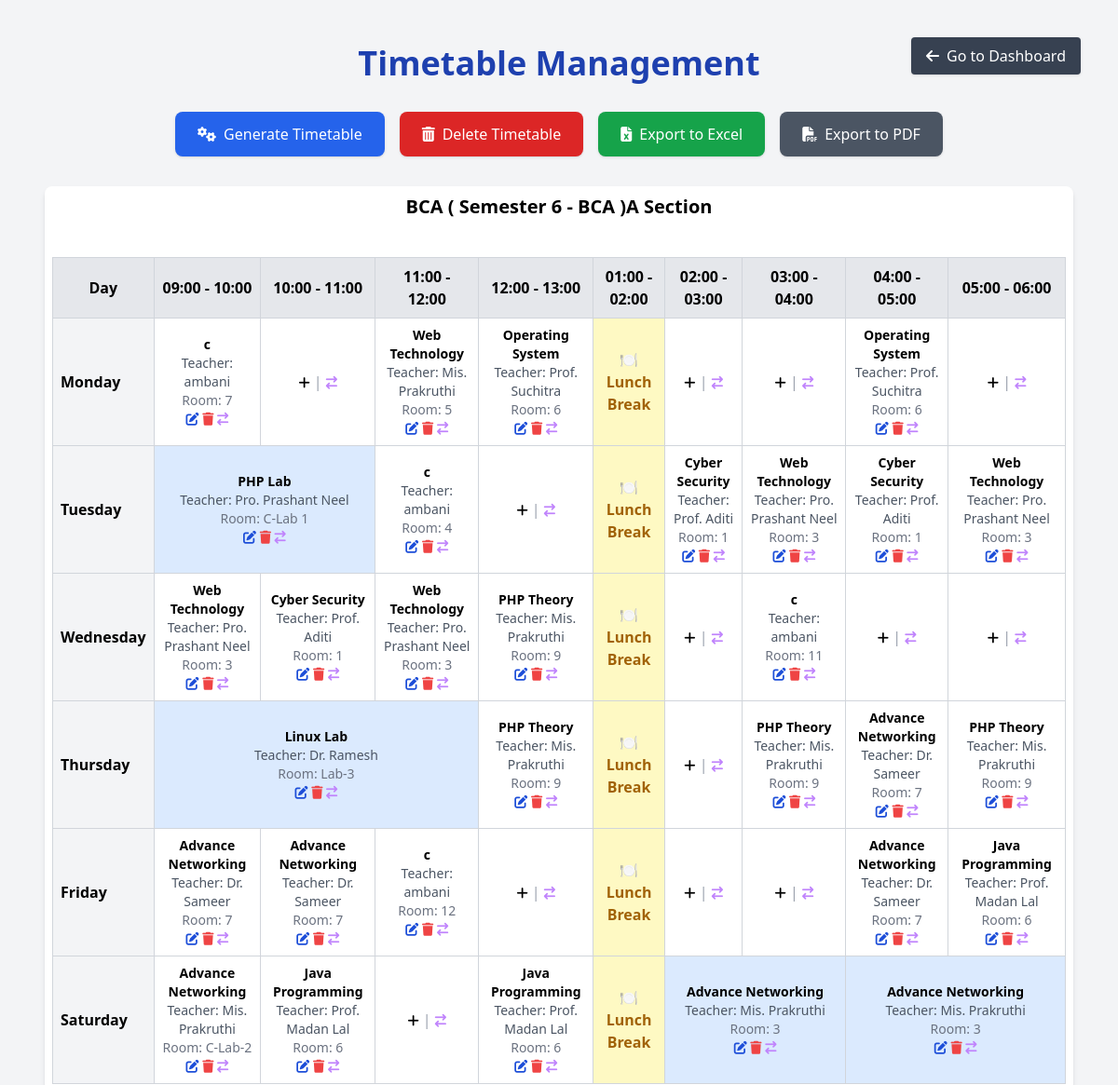
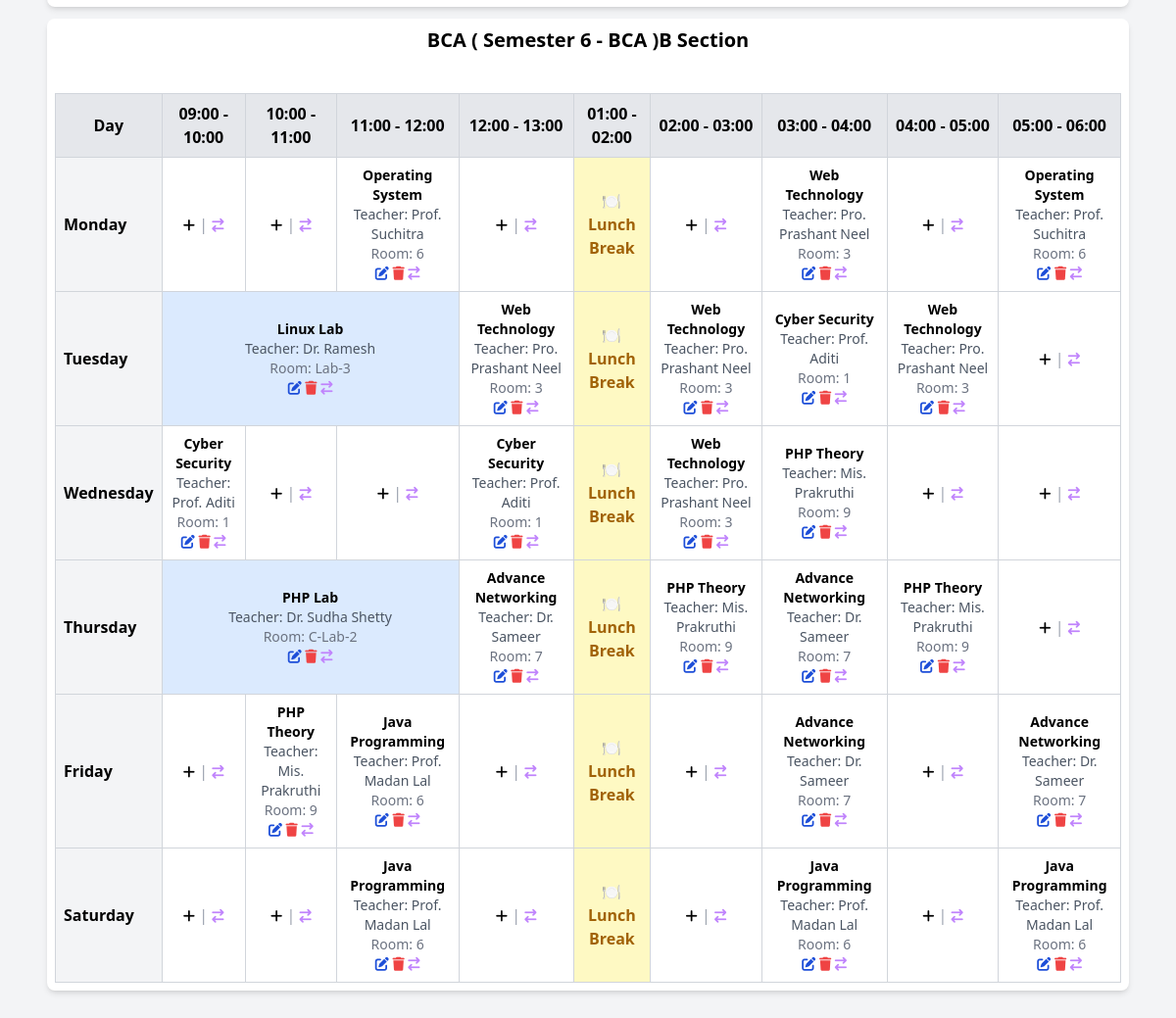
The app's page /src/views/admin/timetable.php (signed in) with its own data (2 pictures, top to bottom).
### tables this page shows
CREATE TABLE `timetable` (
  `id` int(11) NOT NULL,
  `subject_id` int(11) NOT NULL,
  `teacher_id` int(11) NOT NULL,
  `classroom_id` int(11) NOT NULL,
  `day` enum('Monday','Tuesday','Wednesday','Thursday','Friday','Saturday') NOT NULL,
  `start_time` time NOT NULL,
  `end_time` time NOT NULL,
  `combination_id` int(11) NOT NULL,
  `section` varchar(50) NOT NULL
);

CREATE TABLE `subjects` (
  `id` int(11) NOT NULL,
  `name` varchar(100) NOT NULL,
  `min_classes_per_week` int(11) NOT NULL,
  `type` enum('theory','lab') NOT NULL,
  `duration` int(11) UNSIGNED DEFAULT NULL,
  `combination_id` int(11) NOT NULL
);

CREATE TABLE `teachers` (
  `id` int(11) NOT NULL,
  `name` varchar(100) NOT NULL,
  `department` varchar(100) NOT NULL,
  `email` varchar(100) NOT NULL,
  `password` varchar(255) NOT NULL,
  `phone_no` varchar(15) NOT NULL,
  `address` text DEFAULT NULL,
  `min_class_hours_week` int(11) NOT NULL,
  `min_lab_hours_week` int(11) NOT NULL
);

CREATE TABLE `classrooms` (
  `id` int(11) NOT NULL,
  `room_no` varchar(10) NOT NULL,
  `type` enum('theory','lab') NOT NULL
);

### src/models/Timetable.php (called while the page is built, shortened)
<?php
class Timetable
{
    private $conn;
    public function __construct($db)
    {
        $this->conn = $db;
    }
    public function getTimetableGrid()
    {
        $query = "
            SELECT tt.day, tt.start_time, tt.end_time,
                   s.name AS subject, t.name AS teacher, cr.room_no AS classroom , c.name AS combination,c.semester AS semester
            FROM timetable tt
            JOIN subjects s ON tt.subject_id = s.id
            JOIN teachers t ON tt.teacher_id = t.id
            JOIN classrooms cr ON tt.classroom_id = cr.id
            JOIN combinations c ON tt.combination_id = c.id
            ORDER BY tt.day, tt.start_time;
        ";
        $stmt = $this->conn->prepare($query);
        $stmt->execute();
        $timetable = $stmt->fetchAll(PDO::FETCH_ASSOC);
        $formatted = [];
        foreach ($timetable as $row) {
            $time_slot = date("H:i", strtotime($row['start_time'])) . " - " . date("H:i", strtotime($row['end_time']));
            $formatted[$row['day']][$time_slot] = [
                "subject" => $row["subject"],
                "teacher" => $row["teacher"],
                "classroom" => $row["classroom"],
                "combination" => $row["combination"],
                "semester" => $row["semester"]
            ];
        }
        return $formatted;
    }
    public function getAllCombinations()
    {
        $query = "SELECT DISTINCT combination_id, name, semester, department ,sections FROM timetable join combinations on timetable.combination_id = combinations.id ";
        $stmt = $this->conn->prepare($query);
        $stmt->execute();
        return $stmt->fetchAll(PDO::FETCH_ASSOC);
    }
    public function getTimetableByCombination($combination_id,$section)
    {
        $query = "
            SELECT tt.id AS entry_id, tt.day, tt.start_time, tt.end_time,
                   s.name AS subject, t.name AS teacher, cr.room_no AS classroom
            FROM timetable tt
            JOIN subjects s ON tt.subject_id = s.id
            JOIN teachers t ON tt.teacher_id = t.id
            JOIN classrooms cr ON tt.classroom_id = cr.id
            WHERE tt.combination_id = :combination_id AND tt.section = :section
            ORDER BY FIELD(tt.day, 'Monday', 'Tuesday', 'Wednesday', 'Thursday', 'Friday', 'Saturday'), tt.start_time
        ";
        $stmt = $this->conn->prepare($query);
        $stmt->bindParam(":combination_id", $combination_id);
        $stmt->bindParam(":section", $section);
        $stmt->execute();
        $timetable = $stmt->fetchAll(PDO::FETCH_ASSOC);
        $formatted = [];
        foreach ($timetable as $row) {
            $start = strtotime($row['start_time']);
            $end = strtotime($row['end_time']);
            while ($start < $end) {
                $slot_start = date("H:i", $start);
                $slot_end = date("H:i", strtotime("+1 hour", $start));
                $time_slot = $slot_start . " - " . $slot_end;
                $formatted[$row['day']][$time_slot] = [
                    "entry_id" => $row['entry_id'],
                    "subject" => $row["subject"],
                    "teacher" => $row["teacher"],
                    "classroom" => $row["classroom"]
                ];
                $start = strtotime("+1 hour", $start);
            }
        }
        return $formatted;
    }
}

### src/views/admin/timetable.php (the view, shortened to what this page needs)
<?php
include_once "../../models/Timetable.php";
$database = new Database();
$db = $database->getConnection();
$timetable = new Timetable($db);
$timetable_data = $timetable->getTimetableGrid();
$combinations = $timetable->getAllCombinations();
$time_slots = ['09:00 - 10:00', '10:00 - 11:00', '11:00 - 12:00', '12:00 - 13:00', '01:00 - 02:00', '02:00 - 03:00', '03:00 - 04:00', '04:00 - 05:00', '05:00 - 06:00'];
$days = ['Monday', 'Tuesday', 'Wednesday', 'Thursday', 'Friday', 'Saturday'];
?>
<!DOCTYPE html>
<html lang="en">
<head>
    <script src="https://cdn.tailwindcss.com"></script>
    <link href="https://cdnjs.cloudflare.com/ajax/libs/font-awesome/6.5.0/css/all.min.css" rel="stylesheet">
</head>
<body class="bg-gray-100 p-6">
    <div class="mx-auto p-6 relative">
        <button onclick="window.location.href = 'dashboard.php'"
            class="absolute top-4 right-4 bg-gray-700 text-white px-4 py-2 rounded hover:bg-gray-800 flex items-center gap-2 shadow">
            <i class="fas fa-arrow-left"></i>
            Go to Dashboard
        </button>
        <h1 class="text-4xl font-bold mb-8 text-center text-blue-800">Timetable Management</h1>
        <div class="flex flex-wrap justify-center gap-4 mb-8">
            <a href="../../controllers/timetableController.php?generate"
                class="bg-blue-600 text-white px-6 py-3 rounded-lg hover:bg-blue-700 shadow flex items-center gap-2">
                <i class="fas fa-cogs"></i>
                Generate Timetable
            </a>
            <a href="../../controllers/timetableController.php?delete"
                onclick="return confirm('Are you sure you want to delete the timetable?')"
                class="bg-red-600 text-white px-6 py-3 rounded-lg hover:bg-red-700 shadow flex items-center gap-2">
                <i class="fas fa-trash-alt"></i>
                Delete Timetable
            </a>
            <a href="../../controllers/exportTimetable.php?type=excel"
                class="bg-green-600 text-white px-6 py-3 rounded-lg hover:bg-green-700 shadow flex items-center gap-2">
                <i class="fas fa-file-excel"></i>
                Export to Excel
            </a>
            <a href="../../controllers/exportTimetable.php?type=pdf"
                class="bg-gray-600 text-white px-6 py-3 rounded-lg hover:bg-gray-700 shadow flex items-center gap-2">
                <i class="fas fa-file-pdf"></i>
                Export to PDF
            </a>
        </div>
        <?php foreach ($combinations as $combination) : ?>
            <?php foreach (json_decode($combination["sections"]) as $section) : ?>
                <div class="max-w-7xl mx-auto bg-white p-2 rounded-lg shadow-md mb-3">
                    <h2 class="text-xl font-bold mb-4 text-center">
                        <?= htmlspecialchars($combination['name']) . " ( Semester " . htmlspecialchars($combination['semester']) . " - " . htmlspecialchars($combination['department']) . " )" . htmlspecialchars($section) . " Section"; ?>
                    </h2>
                    <pre>
                    <?php $data = $timetable->getTimetableByCombination($combination['combination_id'], $section); ?>
                    </pre>
                    <table class="w-full border-collapse border border-gray-300">
                        <thead>
                            <tr class="bg-gray-200">
                                <th class="border border-gray-300 p-2">Day</th>
                                <?php foreach ($time_slots as $slot) : ?>
                                    <th class="border border-gray-300 p-2"><?= htmlspecialchars($slot); ?></th>
                                <?php endforeach; ?>
                            </tr>
                        </thead>
                        <tbody>
                            <?php foreach ($days as $index => $day) : ?>
                                <tr>
                                    <td class="border border-gray-300 p-2 bg-gray-100 font-bold"><?= htmlspecialchars($day); ?></td>
                                    <?php
                                    $slotCount = count($time_slots);
                                    $slotIndex = 0;
                                    while ($slotIndex < $slotCount) :
                                        $slot = $time_slots[$slotIndex];
                                        if ($slot === '01:00 - 02:00') {
                                    ?>
                                            <td class="border border-gray-300 p-2 text-center bg-yellow-100 font-semibold text-yellow-700">
                                                🍽️ Lunch Break
                                            </td>
                                        <?php
                                            $slotIndex++;
                                            continue;
                                        }
                                        if (isset($data[$day][$slot])) {
                                            $entry = $data[$day][$slot];
                                            $colspan = 1;
                                            for ($j = $slotIndex + 1; $j < $slotCount; $j++) {
                                                $nextSlot = $time_slots[$j];
                                                if (isset($data[$day][$nextSlot]) && $data[$day][$nextSlot]['entry_id'] === $entry['entry_id']) {
                                                    $colspan++;
                                                } else {
                                                    break;
                                                }
                                            }
                                            $isLab = $colspan >= 2 || stripos($entry['subject'], 'lab') !== false;
                                        ?>
                                            <td class="border border-gray-300 p-2 text-sm text-center <?= $isLab ? 'bg-blue-100' : '' ?>" colspan="<?= $colspan ?>">
                                                <b><?= htmlspecialchars($entry['subject']); ?></b><br>
                                                <span class="text-gray-600">Teacher: <?= htmlspecialchars($entry['teacher']); ?></span><br>
                                                <span class="text-gray-500">Room: <?= htmlspecialchars($entry['classroom']); ?></span><br>
                                                <button onclick="openEditModal('<?= htmlspecialchars($entry['entry_id']); ?>')" class="text-blue-500">
                                                    <i class="fas fa-edit text-blue-700"></i>
                                                </button>
                                                <a href="../../controllers/timetableController.php?delete_id=<?= htmlspecialchars($entry['entry_id'] ?? ''); ?>" class="text-red-500">
                                                    <i class="fas fa-trash text-danger" aria-hidden="true"></i>
                                                </a>
                                                <button onclick="handleSwap('<?= $day ?>', '<?= $slot ?>', '<?= $combination['combination_id'] ?>')" class="text-purple-600">
                                                    <i class="fa fa-exchange text-purple-400" aria-hidden="true"></i>
                                                </button>
                                            </td>
                                        <?php
                                            $slotIndex += $colspan;
                                        } else {
                                        ?>
                                            <td class="border border-gray-300 p-2 text-center text-gray-400">
                                                <button onclick="openAddModal('<?= htmlspecialchars($day); ?>','<?= htmlspecialchars($slot); ?>','<?= htmlspecialchars($combination['combination_id']) ?>','<?= htmlspecialchars($combination['name']) ?>','<?= htmlspecialchars($combination['semester']) ?>','<?= htmlspecialchars($section) ?>')" class="text-green-600">
                                                    <i class="fa fa-plus text-black text-sm" aria-hidden="true"></i>
                                                </button>
                                                |
                                                <button onclick="handleSwap('<?= $day ?>', '<?= $slot ?>', '<?= $combination['combination_id'] ?>')" class="text-purple-600">
                                                    <i class="fa fa-exchange text-purple-400 text-sm" aria-hidden="true"></i>
                                                </button>
                                            </td>
                                        <?php
                                            $slotIndex++;
                                        }
                                    endwhile;
                                    ?>
                                </tr>
                            <?php endforeach; ?>
                        </tbody>
                    </table>
                </div>
            <?php endforeach; ?>
        <?php endforeach; ?>
    </div>
</body>
</html>

### records on screen
timetable: subject.name "c", teacher.name "ambani", classroom.room_no "7"
timetable: subject.name "Web Technology", teacher.name "Mis. Prakruthi", classroom.room_no "5"
timetable: subject.name "PHP Lab", teacher.name "Pro. Prashant Neel", classroom.room_no "C-Lab 1"
timetable: subject.name "c", teacher.name "ambani", classroom.room_no "4"
timetable: subject.name "Cyber Security", teacher.name "Prof. Aditi", classroom.room_no "1"
timetable: subject.name "Web Technology", teacher.name "Pro. Prashant Neel", classroom.room_no "3"
timetable: subject.name "Cyber Security", teacher.name "Prof. Aditi", classroom.room_no "1"
timetable: subject.name "Web Technology", teacher.name "Pro. Prashant Neel", classroom.room_no "3"
timetable: subject.name "Web Technology", teacher.name "Pro. Prashant Neel", classroom.room_no "3"
timetable: subject.name "Cyber Security", teacher.name "Prof. Aditi", classroom.room_no "1"
timetable: subject.name "Web Technology", teacher.name "Pro. Prashant Neel", classroom.room_no "3"
timetable: subject.name "PHP Theory", teacher.name "Mis. Prakruthi", classroom.room_no "9"
timetable: subject.name "c", teacher.name "ambani", classroom.room_no "11"
timetable: subject.name "Linux Lab", teacher.name "Dr. Ramesh", classroom.room_no "Lab-3"
timetable: subject.name "PHP Theory", teacher.name "Mis. Prakruthi", classroom.room_no "9"
timetable: subject.name "PHP Theory", teacher.name "Mis. Prakruthi", classroom.room_no "9"
timetable: subject.name "Advance Networking", teacher.name "Dr. Sameer", classroom.room_no "7"
timetable: subject.name "PHP Theory", teacher.name "Mis. Prakruthi", classroom.room_no "9"
timetable: subject.name "Advance Networking", teacher.name "Dr. Sameer", classroom.room_no "7"
timetable: subject.name "Advance Networking", teacher.name "Dr. Sameer", classroom.room_no "7"
timetable: subject.name "c", teacher.name "ambani", classroom.room_no "12"
timetable: subject.name "Advance Networking", teacher.name "Dr. Sameer", classroom.room_no "7"
timetable: subject.name "Advance Networking", teacher.name "Mis. Prakruthi", classroom.room_no "C-Lab-2"
timetable: subject.name "Advance Networking", teacher.name "Mis. Prakruthi", classroom.room_no "3"
timetable: subject.name "Advance Networking", teacher.name "Mis. Prakruthi", classroom.room_no "3"
timetable: subject.name "Web Technology", teacher.name "Pro. Prashant Neel", classroom.room_no "3"
timetable: subject.name "Linux Lab", teacher.name "Dr. Ramesh", classroom.room_no "Lab-3"
timetable: subject.name "Web Technology", teacher.name "Pro. Prashant Neel", classroom.room_no "3"
timetable: subject.name "Web Technology", teacher.name "Pro. Prashant Neel", classroom.room_no "3"
timetable: subject.name "Cyber Security", teacher.name "Prof. Aditi", classroom.room_no "1"
timetable: subject.name "Web Technology", teacher.name "Pro. Prashant Neel", classroom.room_no "3"
timetable: subject.name "Cyber Security", teacher.name "Prof. Aditi", classroom.room_no "1"
timetable: subject.name "Cyber Security", teacher.name "Prof. Aditi", classroom.room_no "1"
timetable: subject.name "Web Technology", teacher.name "Pro. Prashant Neel", classroom.room_no "3"
timetable: subject.name "PHP Theory", teacher.name "Mis. Prakruthi", classroom.room_no "9"
timetable: subject.name "PHP Lab", teacher.name "Dr. Sudha Shetty", classroom.room_no "C-Lab-2"
timetable: subject.name "Advance Networking", teacher.name "Dr. Sameer", classroom.room_no "7"
timetable: subject.name "PHP Theory", teacher.name "Mis. Prakruthi", classroom.room_no "9"
timetable: subject.name "Advance Networking", teacher.name "Dr. Sameer", classroom.room_no "7"
timetable: subject.name "PHP Theory", teacher.name "Mis. Prakruthi", classroom.room_no "9"
timetable: subject.name "PHP Theory", teacher.name "Mis. Prakruthi", classroom.room_no "9"
timetable: subject.name "Advance Networking", teacher.name "Dr. Sameer", classroom.room_no "7"
timetable: subject.name "Advance Networking", teacher.name "Dr. Sameer", classroom.room_no "7"

### other values on screen
$combination['name'] "BCA"
$combination['semester'] "6"
$combination['department'] "BCA"
$section "A"
$slot "09:00 - 10:00"
$slot "10:00 - 11:00"
$slot "11:00 - 12:00"
$slot "12:00 - 13:00"
$slot "01:00 - 02:00"
$slot "02:00 - 03:00"
$slot "03:00 - 04:00"
$slot "04:00 - 05:00"
$slot "05:00 - 06:00"
$day "Monday"
$entry['subject'] "Operating System"
